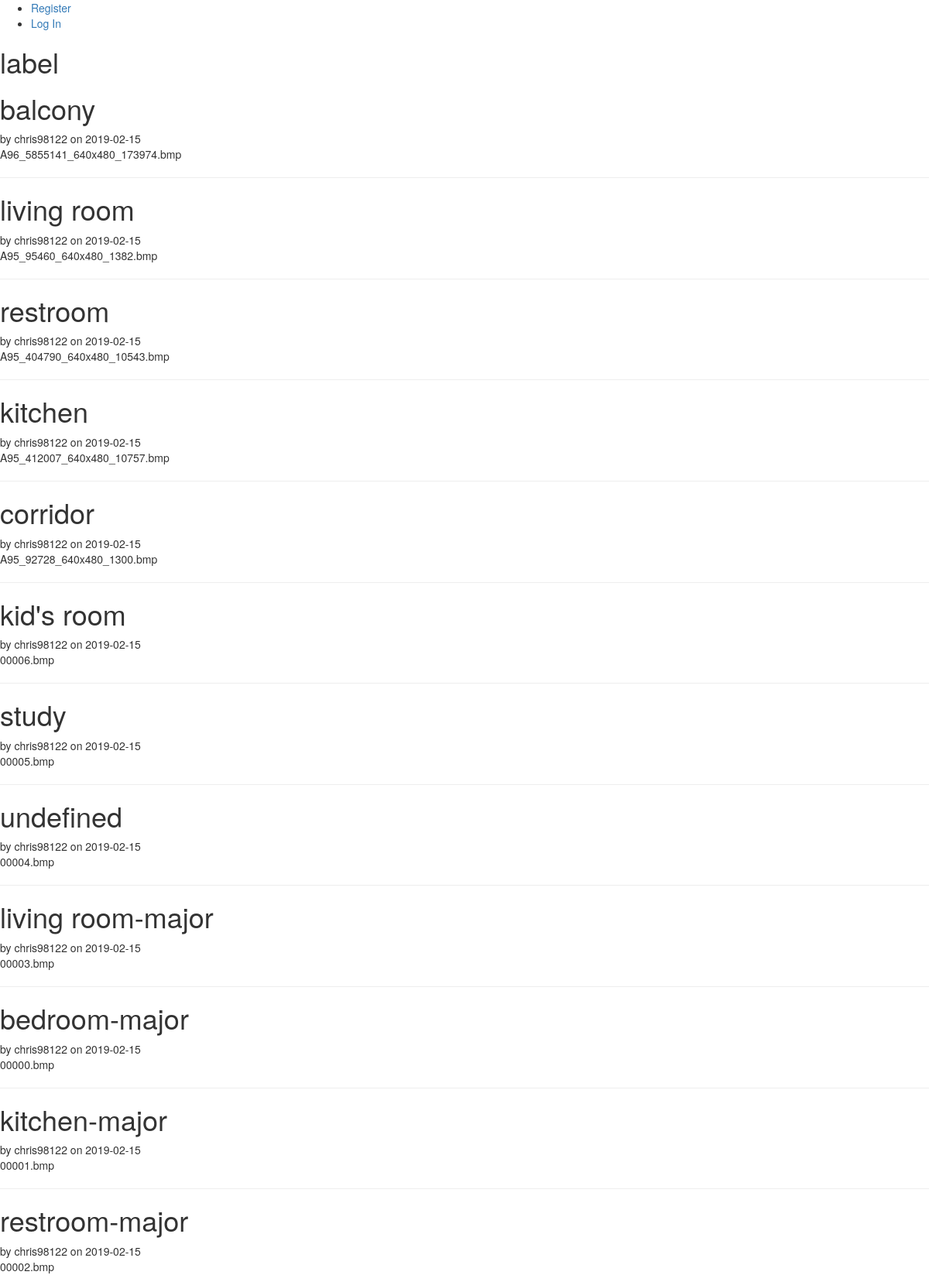
The page / on the database its author committed.
### tables this page shows
CREATE TABLE post (
  id INTEGER PRIMARY KEY AUTOINCREMENT,
  author_id INTEGER NOT NULL,
  created TIMESTAMP NOT NULL DEFAULT CURRENT_TIMESTAMP,
  title TEXT NOT NULL,
  body TEXT UNIQUE NOT NULL,
  FOREIGN KEY (author_id) REFERENCES user (id)
);

CREATE TABLE user (
  id INTEGER PRIMARY KEY AUTOINCREMENT,
  username TEXT UNIQUE NOT NULL,
  password TEXT NOT NULL
);

### robolabel/label.py (the view)
@lb.route('/')
def index():
    db = get_db()
    posts = db.execute(
        'SELECT p.id, title,body, created, author_id, username'
        ' FROM post p JOIN user u ON p.author_id = u.id'
        ' ORDER BY created DESC'
    ).fetchall()
    return render_template('label/index.html', posts=posts)

### robolabel/auth.py (called while the page is built)
@lb.before_app_request
def load_logged_in_user():
    user_id = session.get('user_id')
    if user_id is None:
        g.user = None
    else:
        g.user = get_db().execute(
            'SELECT * FROM user WHERE id = ?', (user_id,)
        ).fetchone()

### robolabel/db.py (called while the page is built)
def get_db():
    if 'db' not in g:
        g.db = sqlite3.connect(
            current_app.config['DATABASE'],
            detect_types=sqlite3.PARSE_DECLTYPES
        )
        g.db.row_factory = sqlite3.Row
    return g.db

### robolabel/templates/label/index.html (shortened to what this page needs)
{% extends 'base.html' %}
{% block scripts %}
<link rel="stylesheet" href="{{ url_for('static', filename='bootstrap.css') }}">
<link  media="screen" rel="stylesheet" type="text/css" href="{{ url_for('static', filename='jquery.selectareas.css')}} ">
{% endblock %}
{% block header %}
  <h1>{% block title %}label{% endblock %}</h1>
{% endblock %}
{% block content %}
  {% for post in posts %}
    <article class="post">
      <header>
        <div>
          <h1>{{ post['title'] }}</h1>
          <div class="about">by {{ post['username'] }} on {{ post['created'].strftime('%Y-%m-%d') }}</div>
        </div>
      </header>
      <p class="body">{{ post['body'] }}</p>
    </article>
    {% if not loop.last %}
      <hr>
    {% endif %}
  {% endfor %}
{% endblock %}

### rows shown on the page
post: title "balcony", username "chris98122", created "2019-02-15", body "A96_5855141_640x480_173974.bmp"
post: title "living room", username "chris98122", created "2019-02-15", body "A95_95460_640x480_1382.bmp"
post: title "restroom", username "chris98122", created "2019-02-15", body "A95_404790_640x480_10543.bmp"
post: title "kitchen", username "chris98122", created "2019-02-15", body "A95_412007_640x480_10757.bmp"
post: title "corridor", username "chris98122", created "2019-02-15", body "A95_92728_640x480_1300.bmp"
post: title "kid's room", username "chris98122", created "2019-02-15", body "00006.bmp"
post: title "study", username "chris98122", created "2019-02-15", body "00005.bmp"
post: title "undefined", username "chris98122", created "2019-02-15", body "00004.bmp"
post: title "living room-major", username "chris98122", created "2019-02-15", body "00003.bmp"
post: title "bedroom-major", username "chris98122", created "2019-02-15", body "00000.bmp"
post: title "kitchen-major", username "chris98122", created "2019-02-15", body "00001.bmp"
post: title "restroom-major", username "chris98122", created "2019-02-15", body "00002.bmp"
